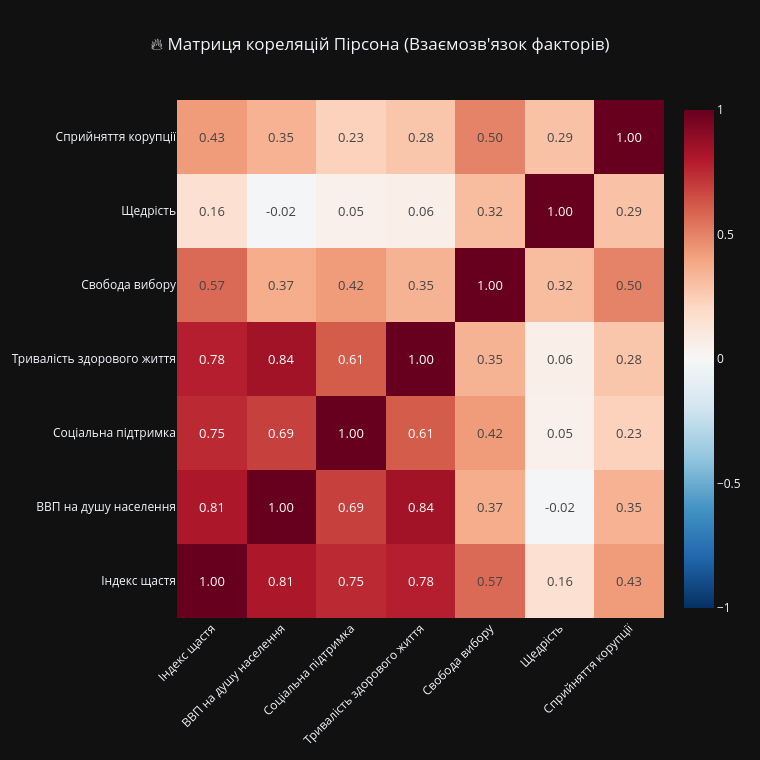

The cell this chart's notebook holds for it:
### Markdown cell above
**6. Відібрати числових ознак та кореляційну матрицю:**

### Code cell
print("🔍 Відбір числових ознак для аналізу...")

selected_columns = [TARGET_METRIC] + [f for f in FEATURES_FULL if f in df.columns]
df_selected = df[selected_columns].copy()

df_numeric = df_selected.apply(lambda col: pd.to_numeric(col.astype(str).str.replace(',', '.', regex=False), errors='coerce'))

df_numeric = df_numeric.dropna(axis=1, how='all')

num_cols = len(df_numeric.columns)

print(f"✅ Відібрано числових ознак: {num_cols} (включно з цільовою метрикою).")

if num_cols < 2:
    print("⚠️ Недостатньо числових ознак для побудови матриці кореляцій (потрібно мінімум 2).")
else:
    print("📊 Побудова матриці кореляцій...")

    corr_matrix = df_numeric.corr()

    clean_labels = [FEATURE_TRANSLATIONS.get(col, str(col).replace('.', ' ').replace('_', ' ').strip()) for col in corr_matrix.columns]

    fig_corr = go.Figure(data=go.Heatmap(
        z=corr_matrix.values,
        x=clean_labels,
        y=clean_labels,
        colorscale='RdBu_r',
        zmin=-1, zmax=1,
        texttemplate="%{z:.2f}",
        textfont={"size": 13},
        hovertemplate="<b>Ознака X:</b> %{x}<br><b>Ознака Y:</b> %{y}<br><b>Кореляція:</b> %{z:.4f}<extra></extra>"
    ))

    dynamic_size = max(600, num_cols * 80 + 200)

    fig_corr.update_layout(
        title_text="🔥 Матриця кореляцій Пірсона (Взаємозв'язок факторів)",
        title_x=0.5,
        width=dynamic_size,
        height=dynamic_size,
        template=PLOT_TEMPLATE,
        xaxis=dict(tickangle=-45),
        margin=dict(b=120)
    )

    print("\nКрасивий Вивід:")
    fig_corr.show()

### Figure 1 — Plotly figure (JSON) as saved in the notebook; plotly's stock layout.template omitted (floating-point values rounded to 4 significant figures)
{"data": [{"colorscale": [[0, "rgb(5,48,97)"], [0.1, "rgb(33,102,172)"], [0.2, "rgb(67,147,195)"], [0.3, "rgb(146,197,222)"], [0.4, "rgb(209,229,240)"], [0.5, "rgb(247,247,247)"], [0.6, "rgb(253,219,199)"], [0.7, "rgb(244,165,130)"], [0.8, "rgb(214,96,77)"], [0.9, "rgb(178,24,43)"], [1, "rgb(103,0,31)"]], "hovertemplate": "<b>Ознака X:</b> %{x}<br><b>Ознака Y:</b> %{y}<br><b>Кореляція:</b> %{z:.4f}<extra></extra>", "textfont": {"size": 13}, "texttemplate": "%{z:.2f}", "type": "heatmap", "x": ["Індекс щастя", "ВВП на душу населення", "Соціальна підтримка", "Тривалість здорового життя", "Свобода вибору", "Щедрість", "Сприйняття корупції"], "y": ["Індекс щастя", "ВВП на душу населення", "Соціальна підтримка", "Тривалість здорового життя", "Свобода вибору", "Щедрість", "Сприйняття корупції"], "z": [[1.0, 0.8125, 0.7527, 0.782, 0.5701, 0.1553, 0.4291], [0.8125, 1.0, 0.6883, 0.8431, 0.3699, -0.01901, 0.3509], [0.7527, 0.6883, 1.0, 0.6121, 0.425, 0.05169, 0.2318], [0.782, 0.8431, 0.6121, 1.0, 0.3498, 0.06319, 0.2798], [0.5701, 0.3699, 0.425, 0.3498, 1.0, 0.3161, 0.4992], [0.1553, -0.01901, 0.05169, 0.06319, 0.3161, 1.0, 0.2942], [0.4291, 0.3509, 0.2318, 0.2798, 0.4992, 0.2942, 1.0]], "zmax": 1, "zmin": -1}], "layout": {"height": 760, "margin": {"b": 120}, "title": {"text": "🔥 Матриця кореляцій Пірсона (Взаємозв'язок факторів)", "x": 0.5}, "width": 760, "xaxis": {"tickangle": -45}}}
